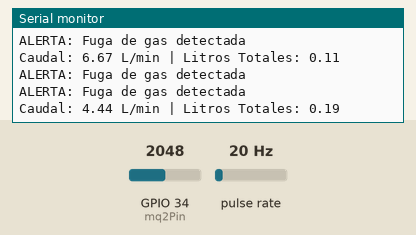
Simulated run of this sketch. Board: ESP32. Shown: the last lines printed to the serial monitor. Wiring (inferred from the names in the program): pulse sensor: data GPIO 2. The inputs (shaded band) are chosen by the test bench; at power-on: GPIO 34 (mq2Pin) = 2048, pulse rate 20 Hz. WiFi joins after 1.5 s; servers stay silent unless stated.

Above: at 2.7 s.
2.8 s: GPIO 34 (mq2Pin) set to 1310
At 3.4 s:
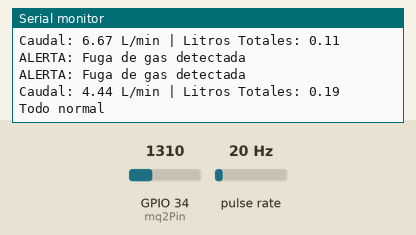
5.0 s: pulse rate (sensor on GPIO 2) set to 4 Hz
At 5.4 s:
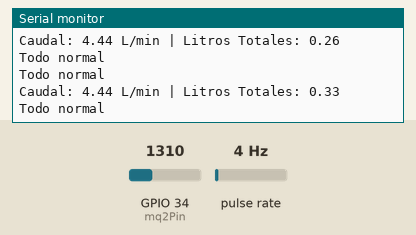
6.5 s: pulse rate (sensor on GPIO 2) set to 50 Hz
At 6.8 s:
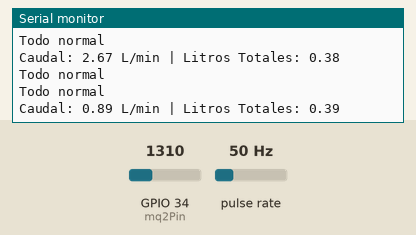
Timing chart, 0 to 9.5 s (numbered marks = the images above; inputs shaded):
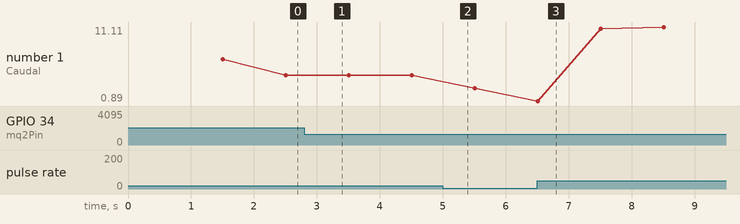

The sketch:

Caudal_gas_test.ino
```cpp
#include <WiFi.h>
#include <UbidotsEsp32Mqtt.h>

// -------- Configuración WiFi -------- //
const char* SSID = "Proyecto";         // Reemplaza con tu red WiFi
const char* PASSWORD = "12345678";    // Reemplaza con la contraseña de tu WiFi

// -------- Configuración Ubidots -------- //
const char* UBIDOTS_TOKEN = "BBUS-2ySaT4wPIzgIiZV514Wh3uHnwzpd6M"; // Token de Ubidots
const char* DEVICE_LABEL = "esp32_agua";                           // Etiqueta del dispositivo
const char* VARIABLE_FLOW_RATE = "caudal";                         // Etiqueta del caudal
const char* VARIABLE_TOTAL_LITERS = "litros_totales";              // Etiqueta de litros totales
const char* VARIABLE_GAS = "deteccion_gas";                        // Etiqueta para la detección de gas

// -------- Pines -------- //
const int sensorCaudalPin = 2;   // Pin del caudalímetro
const int mq2Pin = 34;           // Pin analógico del MQ2

// -------- Configuración del MQ2 -------- //
const int thresholdGas = 1350;   // Umbral para detectar gas

// -------- Variables del Caudalímetro -------- //
volatile int pulseCount = 0;
float flowRate = 0.0;
float totalLiters = 0.0;
unsigned long previousTime = 0;
const float calibrationFactor = 4.5;

// -------- Variables de Ubidots -------- //
unsigned long lastUbidotsTime = 0;
const unsigned long UBIDOTS_INTERVAL = 60000; // Intervalo de envío a Ubidots (1 minuto)

// -------- Inicializa Ubidots -------- //
Ubidots ubidots(UBIDOTS_TOKEN);

void callback(char* topic, byte* payload, unsigned int length) {
  // Función callback opcional (no utilizada aquí)
}

void setup() {
  // Configuración de pines
  pinMode(sensorCaudalPin, INPUT_PULLUP);
  attachInterrupt(digitalPinToInterrupt(sensorCaudalPin), pulseCounter, RISING);

  // Configuración de comunicación serial
  Serial.begin(115200);
  Serial.println("Iniciando sistema...");

  // Conexión WiFi
  WiFi.begin(SSID, PASSWORD);
  Serial.print("Conectando a WiFi");
  while (WiFi.status() != WL_CONNECTED) {
    Serial.print(".");
    delay(500);
  }
  Serial.println("\nConexión WiFi establecida. IP: " + WiFi.localIP().toString());

  // Configuración de Ubidots
  ubidots.setCallback(callback);
  ubidots.setup();
  ubidots.reconnect();
}


void loop() {
  unsigned long currentTime = millis();

  // Leer valor del sensor MQ2
  int mq2Value = analogRead(mq2Pin);
  bool gasDetected = mq2Value > thresholdGas;

  if (gasDetected) {
    Serial.println("ALERTA: Fuga de gas detectada");
  } else {
    Serial.println("Todo normal");
  }

  // Calcular caudal y litros totales
  if (currentTime - previousTime >= 1000) { // Cada segundo
    noInterrupts();
    float pulseFrequency = pulseCount;
    pulseCount = 0;
    interrupts();

    flowRate = pulseFrequency / calibrationFactor;  // Caudal en L/min
    totalLiters += flowRate / 60.0;                 // Litros acumulados

    // Mostrar en el monitor serial
    Serial.print("Caudal: ");
    Serial.print(flowRate);
    Serial.print(" L/min | Litros Totales: ");
    Serial.println(totalLiters);

    previousTime = currentTime;
  }

  // Enviar datos a Ubidots
  if (currentTime - lastUbidotsTime >= UBIDOTS_INTERVAL) {
    if (!ubidots.connected()) {
      Serial.println("Reconectando a Ubidots...");
      ubidots.reconnect();
    }

    // Agregar datos a Ubidots
    ubidots.add(VARIABLE_FLOW_RATE, flowRate);
    ubidots.add(VARIABLE_TOTAL_LITERS, totalLiters);
    ubidots.add(VARIABLE_GAS, gasDetected ? 1.0 : 0.0);  // Indicador de detección de gas

    // Publicar datos
    if (ubidots.publish(DEVICE_LABEL)) {
      Serial.println("Datos enviados a Ubidots exitosamente.");
    } else {
      Serial.println("Error al enviar datos a Ubidots.");
    }

    lastUbidotsTime = currentTime;
  }

  delay(500);
}

//ANTIGUO
void pulseCounter() {
  pulseCount++;
}
```

Measured:
- after the input at 2.8 s, the serial monitor: prints a new line after 0.21 s (image 1)
- plotted number 1: 4.44 → 2.67 after the input at 5.0 s, 2.67 → 11.11 after the input at 6.5 s
